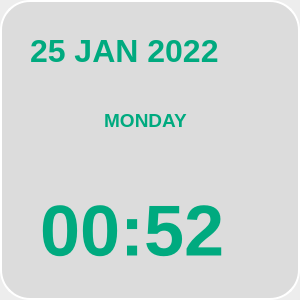
    <widget class="QFrame" name="frame_7">
     <property name="geometry">
      <rect>
       <x>90</x>
       <y>490</y>
       <width>300</width>
       <height>300</height>
      </rect>
     </property>
     <property name="styleSheet">
      <string notr="true">QFrame{
background-color: qlineargradient(spread:pad, x1:0.98, y1:0.471364, x2:1, y2:0.472, stop:1 rgba(0, 0, 0, 18));
border-style: outset;
border-color:#FFF;
border-width:2px;
border-radius:30px;

}</string>
     </property>
     <property name="frameShape">
      <enum>QFrame::StyledPanel</enum>
     </property>
     <property name="frameShadow">
      <enum>QFrame::Raised</enum>
     </property>
     <widget class="QLabel" name="label_9">
      <property name="geometry">
       <rect>
        <x>30</x>
        <y>10</y>
        <width>251</width>
        <height>81</height>
       </rect>
      </property>
      <property name="font">
       <font>
        <family>Segoe UI Historic</family>
        <pointsize>24</pointsize>
        <weight>99</weight>
        <italic>false</italic>
        <bold>true</bold>
       </font>
      </property>
      <property name="styleSheet">
       <string notr="true">background-color:none;
font: 75 24pt &quot;Segoe UI Historic&quot;;
border:none;
font-weight:800;
color: rgb(0, 170, 127);
</string>
      </property>
      <property name="text">
       <string>25 JAN 2022</string>
      </property>
     </widget>
     <widget class="QLabel" name="label_10">
      <property name="geometry">
       <rect>
        <x>40</x>
        <y>180</y>
        <width>211</width>
        <height>101</height>
       </rect>
      </property>
      <property name="font">
       <font>
        <family>Segoe UI Historic</family>
        <pointsize>54</pointsize>
        <weight>9</weight>
        <italic>false</italic>
        <bold>false</bold>
       </font>
      </property>
      <property name="styleSheet">
       <string notr="true">background-color:none;
border:none;
font-weight:1200;
font: 75 54pt &quot;Segoe UI Historic&quot;;
color: rgb(0, 170, 127);</string>
      </property>
      <property name="text">
       <string>00:52</string>
      </property>
     </widget>
     <widget class="QLabel" name="label_11">
      <property name="geometry">
       <rect>
        <x>50</x>
        <y>90</y>
        <width>191</width>
        <height>61</height>
       </rect>
      </property>
      <property name="font">
       <font>
        <family>Segoe UI Historic</family>
        <pointsize>14</pointsize>
        <weight>99</weight>
        <italic>false</italic>
        <bold>true</bold>
       </font>
      </property>
      <property name="styleSheet">
       <string notr="true">background-color:none;
font: 75 14pt &quot;Segoe UI Historic&quot;;
border:none;
font-weight:800;
color: rgb(0, 170, 127);</string>
      </property>
      <property name="text">
       <string>MONDAY</string>
      </property>
      <property name="alignment">
       <set>Qt::AlignCenter</set>
      </property>
     </widget>
    </widget>
